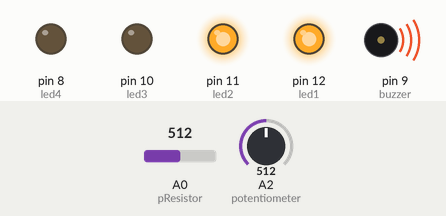
Simulated run of this sketch. Board: Arduino Uno, built with avr-gcc and run on an emulated ATmega328P. Shown: output pins drawn as LEDs (lit = HIGH), buzzer (waves = sounding). The test bench sets the inputs (shaded band); at power-on: A0 (pResistor) = 512, A2 (potentiometer) = 512.

Above: at 1.2 s.
1.3 s: A0 (pResistor) set to 586
2.8 s: A0 (pResistor) set to 614
At 3.1 s:
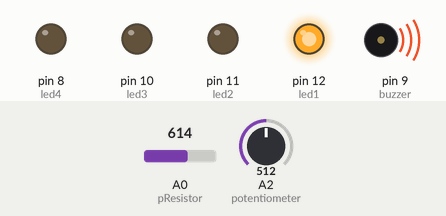
4.3 s: A2 (potentiometer) set to 0
At 5.4 s:
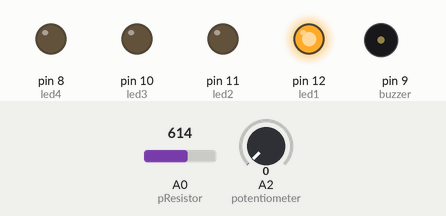
5.8 s: A0 (pResistor) set to 590
At 6.6 s:
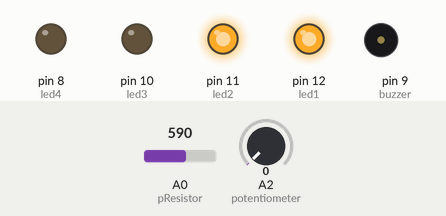
7.3 s: A0 (pResistor) set to 413
8.8 s: A0 (pResistor) set to 390
At 10.1 s:
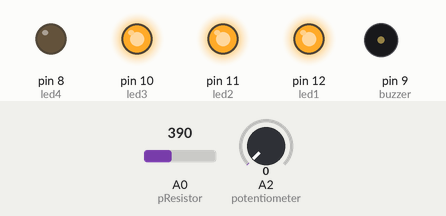
Timing chart, 0 to 11.3 s (numbered marks = the images above; inputs shaded):
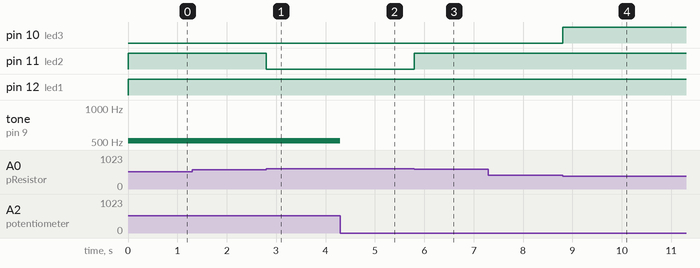

The sketch:

lab5.ino
```cpp
/*
* Nancy
*
* Lab5- Multiple inputs and outputs.
*
*
* This lab is expecting LEDs on pin 13, 11, 10.
* This code sets pins 13, 11, 10 as aoutput.
* It turn on, wait, turn off, waits the pin 3
*
* Asumptions - I have no assumptions.
*
* References - https://www.arduino.cc/en/Tutorial/Blink
• https://www.arduino.cc/en/Reference/AnalogWrite
• https://www.arduino.cc/en/Reference/Map
• https://www.arduino.cc/en/Reference/AnalogRead
• https://create.arduino.cc/projecthub/SURYATEJA/use-a-buzzer-module-piezo-speakerusing-arduino-uno-89df45
• https://www.arduino.cc/en/Tutorial/toneMelody
• https://www.arduino.cc/en/tutorial/potentiometer
*
*
*
*/
const int pResistor = A0, potentiometer = A2;
const int led1 = 12;
const int led2 = 11;
const int led3 = 10;
const int led4 = 8;
int buzzer = 9; //where the wire will be connected
int potentiometerValue = 0;
void setup()
{
  Serial.begin(9600);
  pinMode(pResistor, INPUT);
  pinMode(buzzer, OUTPUT);
  pinMode(led1, OUTPUT);
  pinMode(led2, OUTPUT);
  pinMode(led3, OUTPUT);
  pinMode(led4, OUTPUT);
}
void loop()
{
  potentiometerValue = analogRead(potentiometer); //reads the values fron the potentiometer
  tone(buzzer,potentiometerValue);// reads the buzzer tone
  displayBrightness(analogRead(pResistor)); // i called this function to read the resistor
  delay (1);
}


//this function is gonna change the lights
void displayBrightness(int value)
{

  // this statement means that the light shoul be lit
  if (value <= 200)
  {
    digitalWrite(led1, HIGH);
    digitalWrite(led2, HIGH);
    digitalWrite(led3, HIGH);
    digitalWrite(led4, HIGH);
  }

  // this statement means that the light shoul be light
  else if (value <= 400)
  {
    digitalWrite(led1, HIGH);
    digitalWrite(led2, HIGH);
    digitalWrite(led3, HIGH);
    digitalWrite(led4, LOW);
  }


  // this statement means that the light shoul be medium
  else if (value <= 600)
  {
    digitalWrite(led1, HIGH);
    digitalWrite(led2, HIGH);
    digitalWrite(led3, LOW);
    digitalWrite(led4, LOW);
  }

  // this statement means that the light shoul be medium
  else if (value <= 800)
  {
    digitalWrite(led1, HIGH);
    digitalWrite(led2, LOW);
    digitalWrite(led3, LOW);
    digitalWrite(led4, LOW);
  }

  // this statement means that the light shoul be dark
  else
  {
    digitalWrite(led1, LOW);
    digitalWrite(led2, LOW);
    digitalWrite(led3, LOW);
    digitalWrite(led4, LOW);
  }
}
```

Measured:
- the behaviour switches between 600 and 601 on A0 (pResistor) (found by bisection; images 0 and 1)
- the behaviour switches between 401 and 400 on A0 (pResistor) (found by bisection; images 3 and 4)
- after the input at 1.3 s, every drawn part: stays the same
- after the input at 2.8 s, pin 11 (led2): HIGH → LOW at once
- after the input at 4.3 s, tone on pin 9 (buzzer): 512 Hz → silent at once
- after the input at 5.8 s, pin 11 (led2): LOW → HIGH at once
- after the input at 7.3 s, every drawn part: stays the same
- after the input at 8.8 s, pin 10 (led3): LOW → HIGH at once
